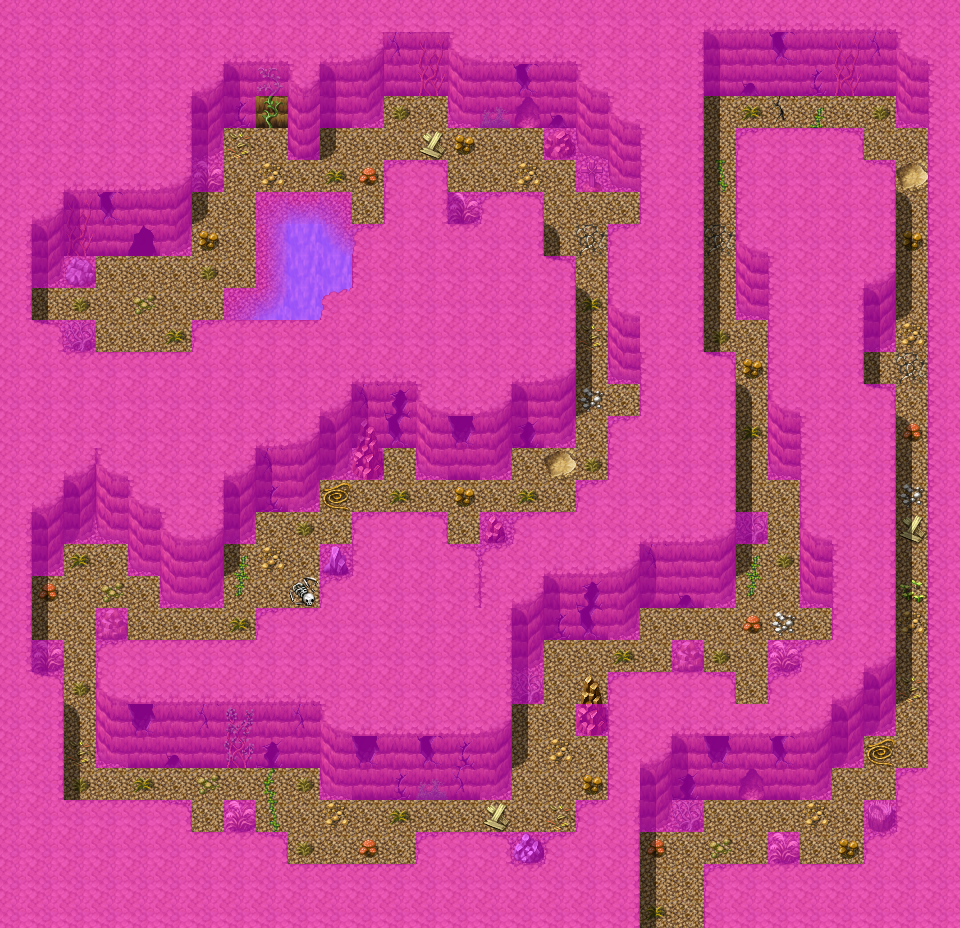

This is a level from a 2D game, rendered from its Tiled map with the project's own tilesets. A one-line summary and the map file follow, with tile-layer data summarised:
An orthogonal 30x29 tile map with 32x32 px tiles, 4 tile layers (Ground, Objects, Above, Walkable), 40 tilesets and 26 objects (24x spawn, 2x mapchange).

<map version="1.0" orientation="orthogonal" width="30" height="29" tilewidth="32" tileheight="32">
 <tileset firstgid="1" name="map_bed_1" tilewidth="32" tileheight="32">
  <image source="../drawable/map_bed_1.png" width="512" height="256" />
 </tileset>
 <tileset firstgid="129" name="map_border_1" tilewidth="32" tileheight="32">
  <image source="../drawable/map_border_1.png" width="512" height="256" />
 </tileset>
 <tileset firstgid="257" name="map_bridge_1" tilewidth="32" tileheight="32">
  <image source="../drawable/map_bridge_1.png" width="512" height="256" />
 </tileset>
 <tileset firstgid="385" name="map_broken_1" tilewidth="32" tileheight="32">
  <image source="../drawable/map_broken_1.png" width="512" height="256" />
 </tileset>
 <tileset firstgid="513" name="map_cavewall_1" tilewidth="32" tileheight="32">
  <image source="../drawable/map_cavewall_1.png" width="576" height="192" />
 </tileset>
 <tileset firstgid="621" name="map_cavewall_2" tilewidth="32" tileheight="32">
  <image source="../drawable/map_cavewall_2.png" width="576" height="192" />
 </tileset>
 <tileset firstgid="729" name="map_cavewall_3" tilewidth="32" tileheight="32">
  <image source="../drawable/map_cavewall_3.png" width="576" height="192" />
 </tileset>
 <tileset firstgid="837" name="map_chair_table_1" tilewidth="32" tileheight="32">
  <image source="../drawable/map_chair_table_1.png" width="512" height="256" />
 </tileset>
 <tileset firstgid="965" name="map_crate_1" tilewidth="32" tileheight="32">
  <image source="../drawable/map_crate_1.png" width="512" height="256" />
 </tileset>
 <tileset firstgid="1093" name="map_cupboard_1" tilewidth="32" tileheight="32">
  <image source="../drawable/map_cupboard_1.png" width="512" height="256" />
 </tileset>
 <tileset firstgid="1221" name="map_curtain_1" tilewidth="32" tileheight="32">
  <image source="../drawable/map_curtain_1.png" width="512" height="256" />
 </tileset>
 <tileset firstgid="1349" name="map_entrance_1" tilewidth="32" tileheight="32">
  <image source="../drawable/map_entrance_1.png" width="512" height="256" />
 </tileset>
 <tileset firstgid="1477" name="map_fence_1" tilewidth="32" tileheight="32">
  <image source="../drawable/map_fence_1.png" width="512" height="256" />
 </tileset>
 <tileset firstgid="1605" name="map_fence_2" tilewidth="32" tileheight="32">
  <image source="../drawable/map_fence_2.png" width="512" height="256" />
 </tileset>
 <tileset firstgid="1733" name="map_ground_1" tilewidth="32" tileheight="32">
  <image source="../drawable/map_ground_1.png" width="512" height="256" />
 </tileset>
 <tileset firstgid="1861" name="map_ground_2" tilewidth="32" tileheight="32">
  <image source="../drawable/map_ground_2.png" width="512" height="256" />
 </tileset>
 <tileset firstgid="1989" name="map_ground_3" tilewidth="32" tileheight="32">
  <image source="../drawable/map_ground_3.png" width="512" height="256" />
 </tileset>
 <tileset firstgid="2117" name="map_ground_4" tilewidth="32" tileheight="32">
  <image source="../drawable/map_ground_4.png" width="512" height="256" />
 </tileset>
 <tileset firstgid="2245" name="map_ground_5" tilewidth="32" tileheight="32">
  <image source="../drawable/map_ground_5.png" width="512" height="256" />
 </tileset>
 <tileset firstgid="2373" name="map_ground_6" tilewidth="32" tileheight="32">
  <image source="../drawable/map_ground_6.png" width="512" height="256" />
 </tileset>
 <tileset firstgid="2501" name="map_ground_7" tilewidth="32" tileheight="32">
  <image source="../drawable/map_ground_7.png" width="512" height="256" />
 </tileset>
 <tileset firstgid="2629" name="map_ground_8" tilewidth="32" tileheight="32">
  <image source="../drawable/map_ground_8.png" width="512" height="256" />
 </tileset>
 <tileset firstgid="2757" name="map_indoor_1" tilewidth="32" tileheight="32">
  <image source="../drawable/map_indoor_1.png" width="512" height="256" />
 </tileset>
 <tileset firstgid="2885" name="map_kitchen_1" tilewidth="32" tileheight="32">
  <image source="../drawable/map_kitchen_1.png" width="512" height="256" />
 </tileset>
 <tileset firstgid="3013" name="map_outdoor_1" tilewidth="32" tileheight="32">
  <image source="../drawable/map_outdoor_1.png" width="512" height="256" />
 </tileset>
 <tileset firstgid="3141" name="map_pillar_1" tilewidth="32" tileheight="32">
  <image source="../drawable/map_pillar_1.png" width="512" height="256" />
 </tileset>
 <tileset firstgid="3269" name="map_plant_1" tilewidth="32" tileheight="32">
  <image source="../drawable/map_plant_1.png" width="512" height="256" />
 </tileset>
 <tileset firstgid="3397" name="map_rock_1" tilewidth="32" tileheight="32">
  <image source="../drawable/map_rock_1.png" width="512" height="256" />
 </tileset>
 <tileset firstgid="3525" name="map_roof_1" tilewidth="32" tileheight="32">
  <image source="../drawable/map_roof_1.png" width="512" height="256" />
 </tileset>
 <tileset firstgid="3653" name="map_roof_2" tilewidth="32" tileheight="32">
  <image source="../drawable/map_roof_2.png" width="512" height="256" />
 </tileset>
 <tileset firstgid="3781" name="map_shop_1" tilewidth="32" tileheight="32">
  <image source="../drawable/map_shop_1.png" width="512" height="256" />
 </tileset>
 <tileset firstgid="3909" name="map_sign_ladder_1" tilewidth="32" tileheight="32">
  <image source="../drawable/map_sign_ladder_1.png" width="512" height="256" />
 </tileset>
 <tileset firstgid="4037" name="map_table_1" tilewidth="32" tileheight="32">
  <image source="../drawable/map_table_1.png" width="512" height="256" />
 </tileset>
 <tileset firstgid="4165" name="map_trail_1" tilewidth="32" tileheight="32">
  <image source="../drawable/map_trail_1.png" width="512" height="256" />
 </tileset>
 <tileset firstgid="4293" name="map_tree_1" tilewidth="32" tileheight="32">
  <image source="../drawable/map_tree_1.png" width="512" height="256" />
 </tileset>
 <tileset firstgid="4421" name="map_wall_1" tilewidth="32" tileheight="32">
  <image source="../drawable/map_wall_1.png" width="512" height="256" />
 </tileset>
 <tileset firstgid="4549" name="map_wall_2" tilewidth="32" tileheight="32">
  <image source="../drawable/map_wall_2.png" width="480" height="256" />
 </tileset>
 <tileset firstgid="4669" name="map_wall_3" tilewidth="32" tileheight="32">
  <image source="../drawable/map_wall_3.png" width="480" height="256" />
 </tileset>
 <tileset firstgid="4789" name="map_window_1" tilewidth="32" tileheight="32">
  <image source="../drawable/map_window_1.png" width="512" height="256" />
 </tileset>
 <tileset firstgid="4917" name="map_window_2" tilewidth="32" tileheight="32">
  <image source="../drawable/map_window_2.png" width="512" height="256" />
 </tileset>
 <layer name="Ground" width="30" height="29">
  <data>[870 cells, 870 non-empty, 15 distinct tile ids]</data>
 </layer>
 <layer name="Objects" width="30" height="29">
  <data>[870 cells, 237 non-empty, 60 distinct tile ids]</data>
 </layer>
 <layer name="Above" width="30" height="29">
  <data>[870 cells, 100 non-empty, 6 distinct tile ids]</data>
 </layer>
 <layer name="Walkable" width="30" height="29">
  <data>[870 cells, 669 non-empty, 1 distinct tile ids]</data>
 </layer>
 <objectgroup name="Mapevents">
  <object name="up lodar5cave0" type="mapchange" x="256" y="96" width="32" height="32">
   <properties>
    <property name="map" value="lodar5" />
    <property name="place" value="down lodar5" />
   </properties>
  </object>
  <object name="south" type="mapchange" x="640" y="896" width="64" height="32">
   <properties>
    <property name="map" value="lodar5cave1" />
    <property name="place" value="north" />
   </properties>
  </object>
 </objectgroup>
 <objectgroup name="Spawn">
  <!-- 24 objects omitted --></objectgroup>
 <objectgroup name="Keys" />
</map>
<!-- 24 of 26 objects omitted -->
